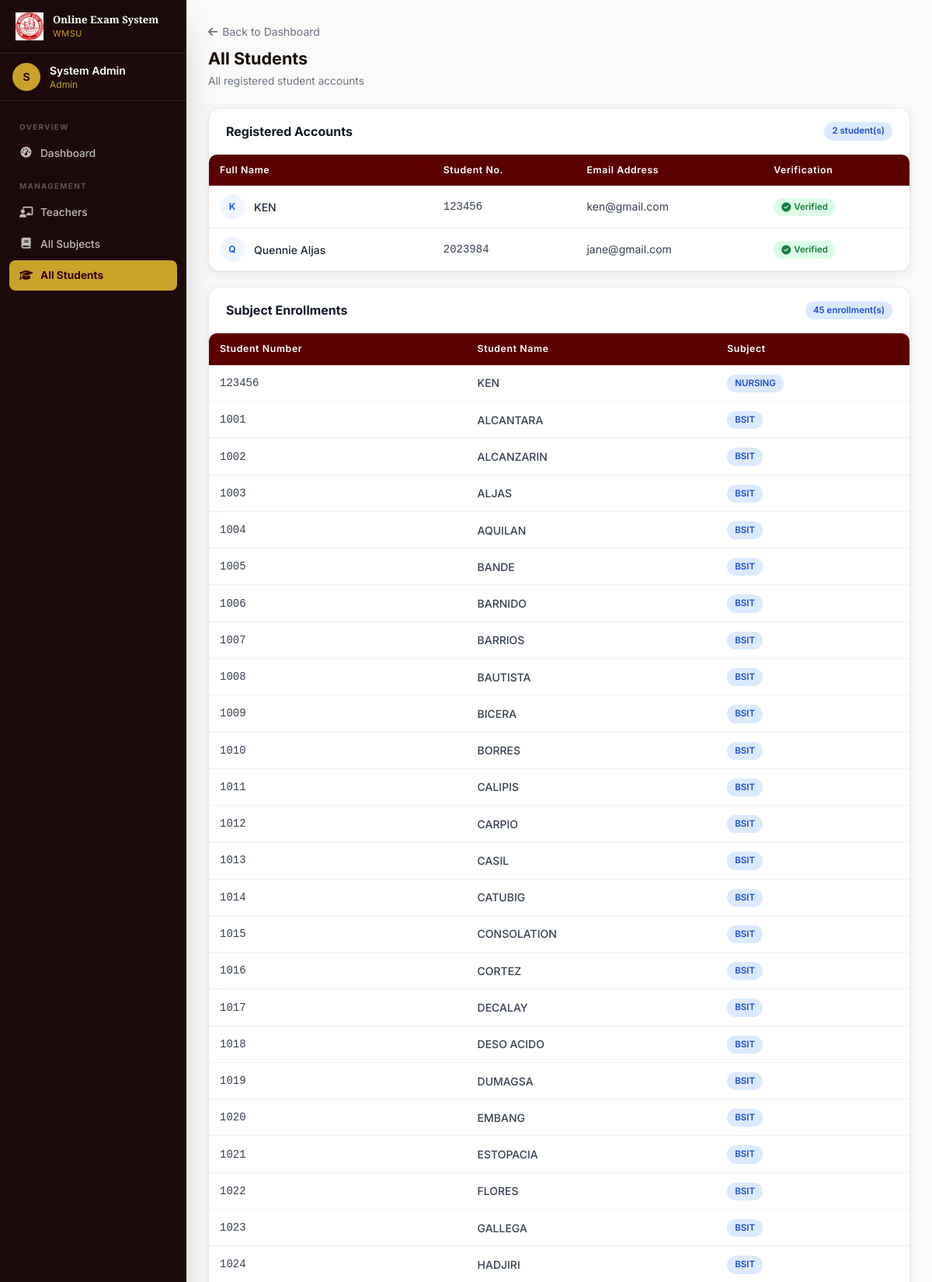
Page /admin/view_all_students (signed in, upper part) on the committed database.
### tables this page shows
CREATE TABLE users (
        id INTEGER PRIMARY KEY AUTOINCREMENT,
        name TEXT NOT NULL,
        email TEXT UNIQUE NOT NULL,
        password TEXT NOT NULL,
        role TEXT NOT NULL,
        student_number INTEGER UNIQUE,
        is_verified INTEGER DEFAULT 0
    );

CREATE TABLE allowed_students (
        id INTEGER PRIMARY KEY AUTOINCREMENT,
        student_number INTEGER NOT NULL,
        student_name TEXT NOT NULL,
        subject_id INTEGER NOT NULL,
        UNIQUE(student_number, subject_id),
        FOREIGN KEY (subject_id) REFERENCES subjects (id)
    );

CREATE TABLE subjects (
        id INTEGER PRIMARY KEY AUTOINCREMENT,
        subject_name TEXT NOT NULL,
        teacher_id INTEGER NOT NULL,
        FOREIGN KEY (teacher_id) REFERENCES users (id)
    );

### app.py (the view)
@app.route('/admin/view_all_students')
@login_required
@admin_required
def view_all_students():
    conn = get_db()
    students = db_execute(conn, "SELECT * FROM users WHERE role = 'student'").fetchall()
    allowed = db_execute(conn,
        "SELECT a.*, s.subject_name FROM allowed_students a JOIN subjects s ON a.subject_id = s.id"
    ).fetchall()
    conn.close()
    return render_template('view_all_students.html', students=students, allowed=allowed)

### app.py (called while the page is built)
def get_db():
    if USE_POSTGRES:
        conn = psycopg2.connect(DATABASE_URL)
        conn.autocommit = False
        return conn
    else:
        conn = sqlite3.connect('examination.db')
        conn.row_factory = sqlite3.Row
        return conn

def db_cursor(conn):
    if USE_POSTGRES:
        return conn.cursor(cursor_factory=psycopg2.extras.RealDictCursor)
    return conn.cursor()

def db_execute(conn, sql, params=()):
    if USE_POSTGRES:
        sql = sql.replace('?', '%s')
    cur = db_cursor(conn)
    cur.execute(sql, params)
    return cur

def login_required(f):
    @wraps(f)
    def decorated(*args, **kwargs):
        if 'user_id' not in session:
            flash('Please sign in to continue.', 'danger')
            return redirect(url_for('login'))
        return f(*args, **kwargs)
    return decorated

def admin_required(f):
    @wraps(f)
    def decorated(*args, **kwargs):
        if session.get('role') != 'admin':
            flash('Admin access required.', 'danger')
            return redirect(url_for('dashboard'))
        return f(*args, **kwargs)
    return decorated

### templates/view_all_students.html (shortened to what this page needs)
{% extends "base.html" %}
{% block content %}
<div class="mb-6">
    <a href="{{ url_for('admin_dashboard') }}" class="text-sm text-gray-500 hover:text-maroon-700 transition-colors mb-2 inline-block"><i class="fas fa-arrow-left mr-1.5"></i>Back to Dashboard</a>
    <h1 class="page-title">All Students</h1>
    <p class="page-subtitle">All registered student accounts</p>
</div>
<div class="card mb-5">
    <div class="card-header">
        <h2 class="font-bold text-gray-900 text-base">Registered Accounts</h2>
        <span class="badge badge-blue">{{ students|length }} student(s)</span>
    </div>
    {% if students %}
    <div class="table-wrap">
        <table class="data-table">
            <thead>
                <tr>
                    <th>Full Name</th>
                    <th>Student No.</th>
                    <th>Email Address</th>
                    <th>Verification</th>
                </tr>
            </thead>
            <tbody>
                {% for student in students %}
                <tr>
                    <td>
                        <div class="flex items-center gap-3">
                            <div class="w-8 h-8 rounded-full bg-blue-50 flex items-center justify-center flex-shrink-0">
                                <span class="text-blue-600 font-bold text-xs">{{ student.name[0]|upper }}</span>
                            </div>
                            <span class="font-medium text-gray-800">{{ student.name }}</span>
                        </div>
                    </td>
                    <td class="font-mono text-sm text-gray-500">{{ student.student_number }}</td>
                    <td class="text-gray-500 text-sm">{{ student.email }}</td>
                    <td>
                        {% if student.is_verified %}
                        <span class="badge badge-green"><i class="fas fa-circle-check text-xs"></i> Verified</span>
                        {% else %}
                        <span class="badge badge-red"><i class="fas fa-circle-xmark text-xs"></i> Unverified</span>
                        {% endif %}
                    </td>
                </tr>
                {% endfor %}
            </tbody>
        </table>
    </div>
    {% else %}
    <div class="card-body text-center py-10">
        <p class="text-gray-400 text-sm">No students registered yet.</p>
    </div>
    {% endif %}
</div>
<div class="card">
    <div class="card-header">
        <h2 class="font-bold text-gray-900 text-base">Subject Enrollments</h2>
        <span class="badge badge-blue">{{ allowed|length }} enrollment(s)</span>
    </div>
    {% if allowed %}
    <div class="table-wrap">
        <table class="data-table">
            <thead>
                <tr>
                    <th>Student Number</th>
                    <th>Student Name</th>
                    <th>Subject</th>
                </tr>
            </thead>
            <tbody>
                {% for a in allowed %}
                <tr>
                    <td class="font-mono text-sm text-gray-500">{{ a.student_number }}</td>
                    <td class="font-medium text-gray-800">{{ a.student_name }}</td>
                    <td><span class="badge badge-blue">{{ a.subject_name }}</span></td>
                </tr>
                {% endfor %}
            </tbody>
        </table>
    </div>
    {% else %}
    <div class="card-body text-center py-10">
        <p class="text-gray-400 text-sm">No subject enrollments yet.</p>
    </div>
    {% endif %}
</div>
{% endblock %}

### templates/base.html (style rules this page uses)
* { box-sizing:border-box }
html { scroll-behavior:smooth }
body { font-family:'Inter',system-ui,sans-serif }
.data-table { width:100%;border-collapse:collapse }
.data-table th { background:#5a0000;color:#fff;padding:11px 14px;text-align:left;font-size:.77rem;font-weight:600;letter-spacing:.05em;white-space:nowrap }
.data-table th:first-child { border-radius:8px 0 0 0 }
.data-table th:last-child { border-radius:0 8px 0 0 }
.data-table td { padding:11px 14px;font-size:.875rem;color:#374151;border-bottom:1px solid #f3f0ee;vertical-align:middle }
.data-table tbody tr { background:#fff;transition:background .15s }
.data-table tbody tr:last-child td { border-bottom:none }
.badge { display:inline-flex;align-items:center;gap:4px;padding:3px 10px;border-radius:20px;font-size:.72rem;font-weight:600 }
.badge-green { background:#dcfce7;color:#15803d }
.badge-blue { background:#dbeafe;color:#1d4ed8 }
.card { background:#fff;border-radius:14px;box-shadow:0 1px 3px rgba(0,0,0,.08),0 4px 16px rgba(0,0,0,.06);border:1px solid #f0ebe8;overflow:hidden }
.card-header { padding:17px 22px;border-bottom:1px solid #f3f0ee;display:flex;align-items:center;justify-content:space-between;flex-wrap:wrap;gap:10px }
.page-title { font-size:1.35rem;font-weight:700;color:#1a0a0a;margin-bottom:3px }
.page-subtitle { font-size:.855rem;color:#6b7280 }
a { text-decoration:none }
.table-wrap { overflow-x:auto;border-radius:10px;box-shadow:0 1px 3px rgba(0,0,0,.08) }

### rows in the picture
users: name "K", name "KEN", student_number "123456", email "ken@gmail.com", is_verified 1 (drawn)
users: name "Q", name "Quennie Aljas", student_number "2023984", email "jane@gmail.com", is_verified 1 (drawn)
allowed_students: student_number "123456", student_name "KEN", subject_name "NURSING"
allowed_students: student_number "1001", student_name "ALCANTARA", subject_name "BSIT"
allowed_students: student_number "1002", student_name "ALCANZARIN", subject_name "BSIT"
allowed_students: student_number "1003", student_name "ALJAS", subject_name "BSIT"
allowed_students: student_number "1004", student_name "AQUILAN", subject_name "BSIT"
allowed_students: student_number "1005", student_name "BANDE", subject_name "BSIT"
allowed_students: student_number "1006", student_name "BARNIDO", subject_name "BSIT"
allowed_students: student_number "1007", student_name "BARRIOS", subject_name "BSIT"
allowed_students: student_number "1008", student_name "BAUTISTA", subject_name "BSIT"
allowed_students: student_number "1009", student_name "BICERA", subject_name "BSIT"
allowed_students: student_number "1010", student_name "BORRES", subject_name "BSIT"
allowed_students: student_number "1011", student_name "CALIPIS", subject_name "BSIT"
allowed_students: student_number "1012", student_name "CARPIO", subject_name "BSIT"
allowed_students: student_number "1013", student_name "CASIL", subject_name "BSIT"
allowed_students: student_number "1014", student_name "CATUBIG", subject_name "BSIT"
allowed_students: student_number "1015", student_name "CONSOLATION", subject_name "BSIT"
allowed_students: student_number "1016", student_name "CORTEZ", subject_name "BSIT"
allowed_students: student_number "1017", student_name "DECALAY", subject_name "BSIT"
allowed_students: student_number "1018", student_name "DESO ACIDO", subject_name "BSIT"
allowed_students: student_number "1019", student_name "DUMAGSA", subject_name "BSIT"
allowed_students: student_number "1020", student_name "EMBANG", subject_name "BSIT"
allowed_students: student_number "1021", student_name "ESTOPACIA", subject_name "BSIT"
allowed_students: student_number "1022", student_name "FLORES", subject_name "BSIT"
allowed_students: student_number "1023", student_name "GALLEGA", subject_name "BSIT"
allowed_students: student_number "1024", student_name "HADJIRI", subject_name "BSIT"

### other values in the picture
{{ (session.name or 'U')[0]|upper }} "S"
{{ session.name }} "System Admin"
{{ session.role }} "Admin"
{{ students|length }} "2"
{{ allowed|length }} "45"
